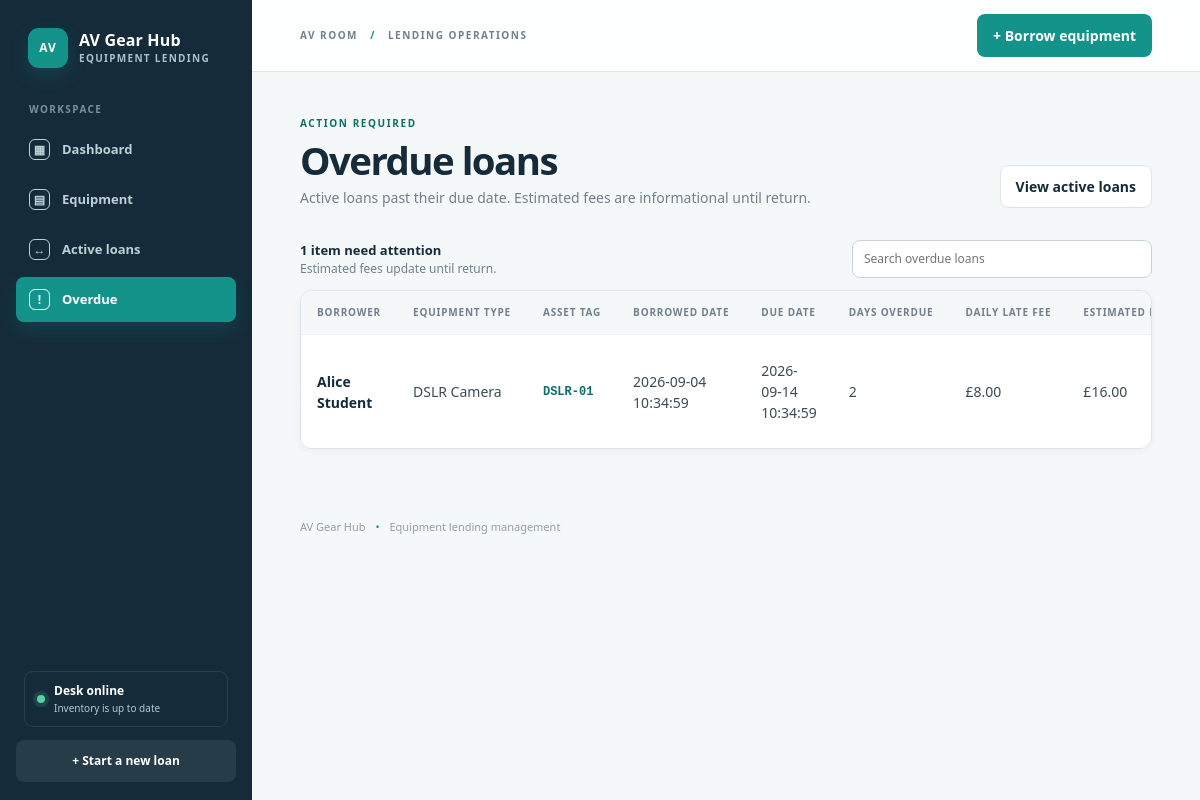
The app's page /overdue with its own data.
### tables this page shows
CREATE TABLE loans (
        id INTEGER PRIMARY KEY AUTOINCREMENT,
        borrower_id INTEGER NOT NULL,
        stock_unit_id INTEGER NOT NULL,
        borrowed_at TEXT NOT NULL DEFAULT CURRENT_TIMESTAMP,
        due_at TEXT NOT NULL,
        returned_at TEXT,
        status TEXT NOT NULL DEFAULT 'active',
        deposit_amount REAL NOT NULL DEFAULT 0,
        late_fee_amount REAL NOT NULL DEFAULT 0,
        refund_amount REAL NOT NULL DEFAULT 0,
        notes TEXT,
        FOREIGN KEY (borrower_id) REFERENCES users(id),
        FOREIGN KEY (stock_unit_id) REFERENCES stock_units(id),
        CHECK (status IN ('active', 'returned', 'overdue', 'cancelled')),
        CHECK (late_fee_amount >= 0),
        CHECK (refund_amount >= 0)
    );

CREATE TABLE users (
        id INTEGER PRIMARY KEY AUTOINCREMENT,
        name TEXT NOT NULL,
        email TEXT NOT NULL UNIQUE,
        role TEXT NOT NULL DEFAULT 'borrower',
        created_at TEXT NOT NULL DEFAULT CURRENT_TIMESTAMP
    );

CREATE TABLE item_types (
        id INTEGER PRIMARY KEY AUTOINCREMENT,
        name TEXT NOT NULL UNIQUE,
        category TEXT NOT NULL,
        daily_late_fee REAL NOT NULL DEFAULT 0,
        deposit_amount REAL NOT NULL DEFAULT 0,
        default_loan_days INTEGER NOT NULL DEFAULT 3,
        is_active INTEGER NOT NULL DEFAULT 1
    );

CREATE TABLE stock_units (
        id INTEGER PRIMARY KEY AUTOINCREMENT,
        item_type_id INTEGER NOT NULL,
        asset_tag TEXT NOT NULL UNIQUE,
        status TEXT NOT NULL DEFAULT 'available',
        condition_note TEXT,
        current_loan_id INTEGER,
        FOREIGN KEY (item_type_id) REFERENCES item_types(id),
        FOREIGN KEY (current_loan_id) REFERENCES loans(id),
        UNIQUE (current_loan_id)
    );

### app/routes/dashboard.py (the view)
@bp.route("/overdue")
def overdue():
    return render_template(
        "overdue.html",
        overdue_loans=get_overdue_loans(),
        current_page="overdue",
    )

### app/db.py (called while the page is built)
def get_connection():
    os.makedirs(os.path.dirname(Config.DATABASE_PATH), exist_ok=True)
    connection = sqlite3.connect(Config.DATABASE_PATH)
    connection.row_factory = sqlite3.Row
    connection.execute("PRAGMA foreign_keys = ON")
    return connection

### app/templates/overdue.html (shortened to what this page needs)
{% extends 'base.html' %}
{% block content %}
  <div class="page-header">
    <div><p class="eyebrow">ACTION REQUIRED</p><h1>Overdue loans</h1><p>Active loans past their due date. Estimated fees are informational until return.</p></div>
    <div class="page-actions"><a class="button button-secondary" href="{{ url_for('dashboard.loans') }}">View active loans</a></div>
  </div>
  {% if overdue_loans %}
    <div class="table-toolbar"><div><strong>{{ overdue_loans|length }} item{% if overdue_loans|length != 1 %}s{% endif %} need attention</strong><span class="muted">Estimated fees update until return.</span></div><input class="table-filter" data-filter-input="#overdue-loans-table" placeholder="Search overdue loans" aria-label="Search overdue loans"></div>
    <div class="table-wrap"><table>
      <thead>
        <tr>
          <th>Borrower</th>
          <th>Equipment type</th>
          <th>Asset tag</th>
          <th>Borrowed date</th>
          <th>Due date</th>
          <th>Days overdue</th>
          <th>Daily late fee</th>
          <th>Estimated late fee</th>
        </tr>
      </thead>
      <tbody id="overdue-loans-table">
        {% for loan in overdue_loans %}
          <tr data-filter-row>
            <td class="primary-text">{{ loan.borrower }}</td>
            <td>{{ loan.equipment }}</td>
            <td class="asset-tag">{{ loan.asset_tag }}</td>
            <td>{{ loan.borrowed_at }}</td>
            <td>{{ loan.due_at }}</td>
            <td>{{ loan.days_overdue }}</td>
            <td>£{{ '%.2f'|format(loan.daily_late_fee) }}</td>
            <td>£{{ '%.2f'|format(loan.estimated_late_fee) }}</td>
          </tr>
        {% endfor %}
      </tbody>
    </table></div>
  {% else %}
    <div class="empty"><strong>No overdue loans</strong>All active equipment is within its due date.</div>
  {% endif %}
{% endblock %}

### app/static/css/style.css (style rules this page uses)
:root { --ink: #16212b; --navy: #152b3a; --muted: #71808b; --paper: #f5f8f9; --surface: #ffffff; --line: #dce5e9; --line-soft: #edf2f4; --teal: #14938b; --teal-dark: #0b6f6a; --teal-pale: #e7f6f3; --amber: #bd7814; --amber-pale: #fff3df; --red: #b94b49; --red-pale: #fceceb; --violet: #74508d; --violet-pale: #f2ebf7; --shadow-sm: 0 2px 8px rgba(21, 43, 58, .05); --shadow: 0 14px 35px rgba(21, 43, 58, .07); }
* { box-sizing: border-box; }
html { scroll-behavior: smooth; }
body { margin: 0; background: var(--paper); color: var(--ink); font-family: "Segoe UI", Tahoma, sans-serif; font-size: 14px; line-height: 1.5; }
a { color: var(--teal-dark); font-weight: 700; }
.page-header { display: flex; align-items: flex-end; justify-content: space-between; gap: 28px; margin-bottom: 32px; animation: rise .35s ease both; }
.page-header h1 { margin: 0 0 7px; color: var(--navy); font-size: clamp(29px, 3.2vw, 44px); line-height: 1.05; letter-spacing: -.04em; }
.page-header p { max-width: 680px; margin: 0; color: var(--muted); }
.eyebrow { margin-bottom: 9px !important; color: var(--teal-dark) !important; font-size: 10px !important; font-weight: 900; letter-spacing: .16em; }
.page-actions { display: flex; flex-wrap: wrap; gap: 9px; }
.muted { color: var(--muted); font-size: 12px; }
.button, button { display: inline-flex; align-items: center; justify-content: center; gap: 7px; border: 1px solid transparent; border-radius: 8px; padding: 10px 15px; font: inherit; font-weight: 800; text-decoration: none; cursor: pointer; transition: transform .18s ease, box-shadow .18s ease, background .18s ease, border-color .18s ease; }
.button-secondary { border-color: var(--line); background: white; color: var(--navy); }
.card, .table-wrap { border: 1px solid var(--line); border-radius: 12px; background: var(--surface); box-shadow: var(--shadow-sm); }
.table-wrap { overflow-x: auto; }
table { width: 100%; min-width: 720px; border-collapse: collapse; }
th, td { padding: 14px 16px; border-bottom: 1px solid var(--line-soft); text-align: left; vertical-align: middle; }
th { background: #f4f8f9; color: var(--muted); font-size: 10px; font-weight: 900; letter-spacing: .08em; text-transform: uppercase; white-space: nowrap; }
td { color: #3b4b56; }
tbody tr { transition: background .15s ease; }
tr:last-child td { border-bottom: 0; }
.primary-text { color: var(--navy); font-weight: 800; }
.asset-tag { color: var(--teal-dark); font-family: Consolas, monospace; font-size: 12px; font-weight: 800; }
.table-toolbar { display: flex; align-items: center; justify-content: space-between; gap: 15px; margin: 0 0 12px; }
.table-toolbar strong, .table-toolbar span { display: block; }
.table-toolbar strong { color: var(--navy); font-size: 13px; }
.table-filter { max-width: 300px; padding: 9px 11px; font-size: 12px; }
select, input { width: 100%; padding: 11px 12px; border: 1px solid #c6d2d9; border-radius: 8px; background: white; color: var(--ink); font: inherit; }

### records on screen
loans: borrower "Alice Student", equipment "DSLR Camera", asset_tag "DSLR-01", borrowed_at "2026-09-04 10:34:59", due_at "2026-09-14 10:34:59", days_overdue "2", estimated_late_fee "16.00"
item_types: daily_late_fee "8.00"

### other values on screen
{{ overdue_loans|length }} "1"
